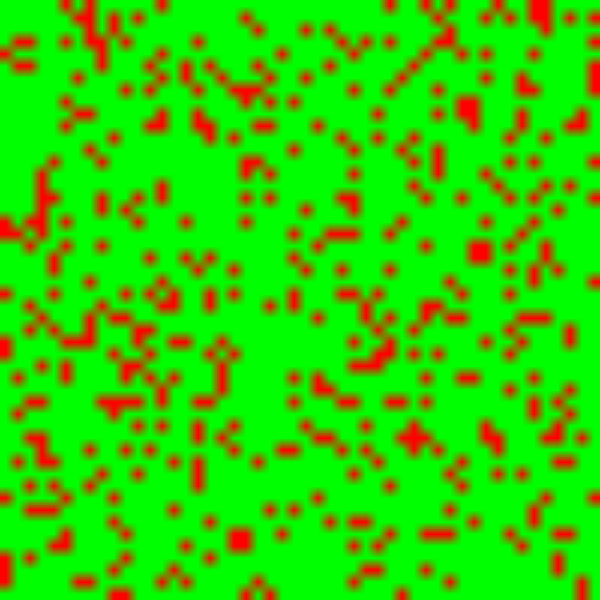
Frame 1 (no input)
Frame 60 (no input): identical to frame 1, image omitted
Frame 120 (the mouse pressed at the canvas centre since frame 60): identical to frame 1, image omitted

The p5.js sketch that drew this single still picture (run headless with seeded random() and noise() and a simulated clock; from frame 60 on, the mouse is pressed at the canvas centre):

// p5.js sketch
// ── sketch.js
var threshold = 128;
var howwide = 50;
var howtall = 50;
var img; // this is gonna store two images

function setup() {
  createCanvas(600, 600);
  img = createImage(howwide, howtall);
  //noSmooth(); // don't smooth anything
  randomize();
}

function draw() {
  background(0, 0, 255, 10);
  image(img, 0, 0, width, height); // draw the new source
}


function keyReleased() // blow out the image with new stuff
{
  randomize();
}

// this completely recreates the simulation with binary noise (cells are on or off)
function randomize()
{
  var randthresh = 0.8; // 80% of pixels will be dead.
  img.loadPixels(); // load pixels into memory
  for (var i = 0; i < img.width; i++) {
    for (var j = 0; j < img.height; j++) {
      var r = random()>randthresh; // true or false?
      var thered = r*255;
      var thegreen = (1-r)*255;
      img.set(i, j, [thered, thegreen, 0, 255]);
    }
  }
  img.updatePixels(); // update pixels

}
